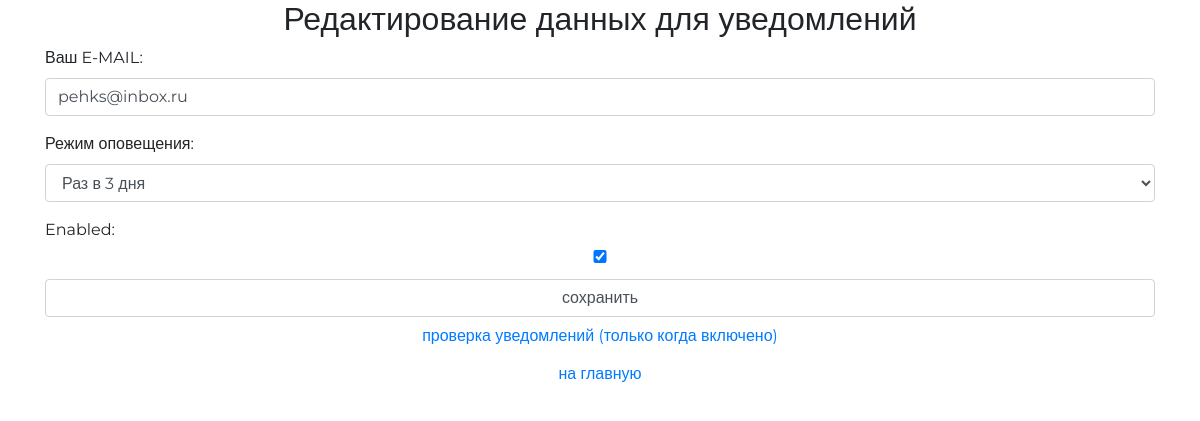
Before: /auth/email/ (signed in) with the older database file.
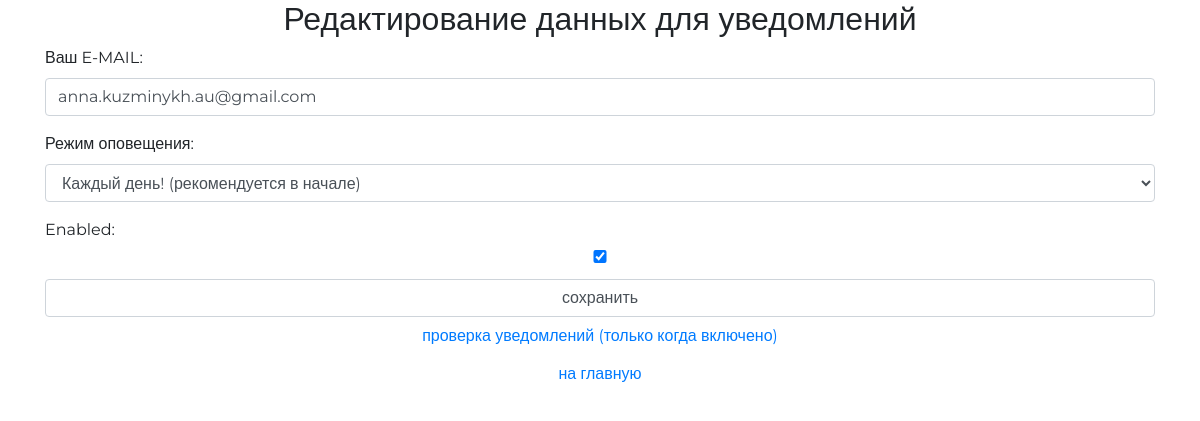
After: the same page with the newer database file.
### authapp/models.py (models this page shows, shortened)
class MaapUserProfile(models.Model):
    APP_EMAIL_CHOICES = (
        (1, 'Каждый день! (рекомендуется в начале)'),
        (3, 'Раз в 3 дня'),
        (7, 'Раз в неделю'),
    )
    user = models.OneToOneField(MaapUser, unique=True, null=False, db_index=True, on_delete=models.CASCADE)
    email_addr = models.CharField(verbose_name='Ваш E-MAIL:', max_length=64, blank=True)
    email_shed = models.PositiveIntegerField(verbose_name='Режим оповещения', choices=APP_EMAIL_CHOICES, blank=True , null=True)
    created_at = models.DateTimeField(auto_now_add=True)  # time when it started
    last_fired_at = models.DateTimeField(auto_now_add=True, blank=True)
    enabled = models.BooleanField(default=True)

### authapp/views.py (the view)
# urls.py: path('email/', authapp.email_sched, name='email_sched'),
def email_sched(request):
    title = 'редактирование режима оповещения'
    if request.method == 'POST':
        edit_form = MaapUserProfileEditForm(request.POST, request.FILES, instance=request.user.maapuserprofile)
        if edit_form.is_valid():
            edit_form.save()
            return HttpResponseRedirect(reverse('auth:email_sched'))
    else:
        edit_form = MaapUserProfileEditForm(instance=request.user.maapuserprofile)
    content = {'title': title, 'edit_form': edit_form}
    return render(request, 'authapp/email_sched.html', content)

### authapp/forms.py
class MaapUserProfileEditForm(forms.ModelForm):
    class Meta:
        model = MaapUserProfile
        fields = ('email_addr','email_shed','enabled')# _all_
    def __init__(self, *args, **kwargs):
        super().__init__(*args, **kwargs)
        for field_name, field in self.fields.items():
            field.widget.attrs['class'] = 'form-control'

### authapp/templates/authapp/email_sched.html (shortened to what this page needs)
{% extends 'authapp/base.html' %}
{% load static %}
{% block content %}
    <div class="h2 text-center head">
                Редактирование данных для уведомлений
    </div>
    <form class="form-horizontal" action="{% url 'auth:email_sched' %}" method="post" enctype="multipart/form-data">
        {{ edit_form.as_p }}
        <input class="form-control" type="submit" value="сохранить">
    </form>
   <button class="btn btn-round form-control last">
        <a href="{% url 'checkcron' %}" class="">
            проверка уведомлений (только когда включено)
        </a>
    </button>
    <button class="btn btn-round form-control last">
        <a href="{% url 'main' %}" class="">
            на главную
        </a>
    </button>
{% endblock %}

### authapp/templates/authapp/base.html (shortened to what this page needs)
<!DOCTYPE html>
{% load static %}
<html>
<head>
    {% block css %}
    <link rel="stylesheet" href="https://maxcdn.bootstrapcdn.com/bootstrap/4.0.0/css/bootstrap.min.css"
>
    <link rel="stylesheet" href="{% static 'fonts/font-awesome/css/font-awesome.css' %}?123">
    <link rel="stylesheet" type="text/css" href="{% static 'css/style.css' %}?123">
    {% endblock %}
</head>
<body>
	<div class="container">
        <div class="login">
            {% block content %}
            {% endblock %}
        </div>
	</div>
</body>
</html>

### staticfiles/css/style.css (style rules this page uses)
* { margin: 0; padding: 0; }
body { font-family: 'Montserrat', sans-serif; }
html, body { height: 100%; }
.container { width: auto; margin: 0 auto; min-height: 100%; overflow:hidden; }

Changed rows visible on the page:
changed MaapUserProfile: email_addr "pehks@inbox.ru" → "anna.kuzminykh.au@gmail.com"; email_shed "Раз в 3 дня" → "Каждый день! (рекомендуется в начале)"
